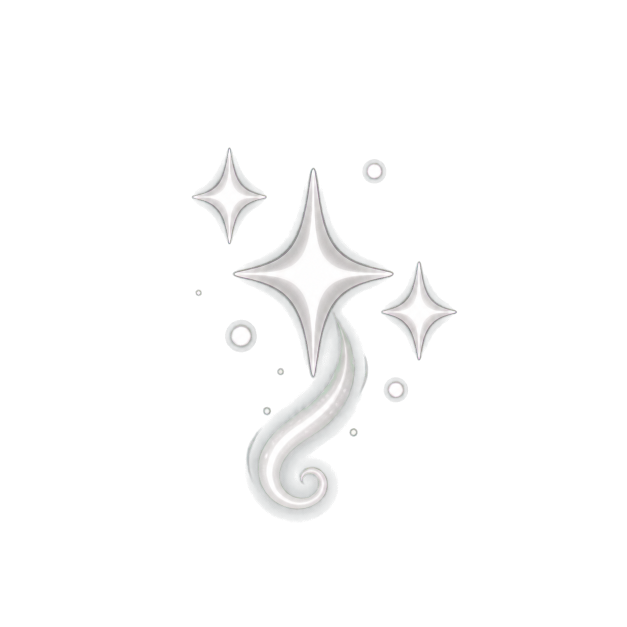
#> input picture art/source/bonus_spark/source_alpha.png, 1254 x 1254 px (shown at 1/2 size)
$ python build_bonus_spark.py
#> lines starting #> are read from the running program, lines starting #| are printed output that depends on the picture
"""Build the review candidate for the eight-frame tintable bonus_spark effect."""

from __future__ import annotations

from pathlib import Path

from PIL import Image, ImageDraw, ImageFont, ImageOps


ROOT = Path(__file__).resolve().parents[2]
SOURCE_DIR = ROOT / "art" / "source" / "bonus_spark"
REVIEW_DIR = ROOT / "art" / "review"
FRAME_SIZE = 256


def load_font(size: int, bold: bool = False) -> ImageFont.FreeTypeFont | ImageFont.ImageFont:
    names = ["arialbd.ttf" if bold else "arial.ttf", "DejaVuSans-Bold.ttf" if bold else "DejaVuSans.ttf"]
    for name in names:
        try:
            return ImageFont.truetype(name, size)
        except OSError:
            pass
    return ImageFont.load_default()


def neutralize(source: Image.Image) -> Image.Image:
    """Force all visible RGB to luminance so runtime accent tinting stays honest."""
    alpha = source.getchannel("A")
    luminance = ImageOps.grayscale(source)
    return Image.merge("RGBA", (luminance, luminance, luminance, alpha))


def visible_crop(source: Image.Image, pad: int = 8) -> Image.Image:
    bbox = source.getchannel("A").point(lambda value: 255 if value > 8 else 0).getbbox()
    if bbox is None:
        raise RuntimeError("source contains no visible pixels")
    left, top, right, bottom = bbox
    return source.crop(
        (
            max(0, left - pad),
            max(0, top - pad),
            min(source.width, right + pad),
            min(source.height, bottom + pad),
        )
    )


def multiply_alpha(image: Image.Image, factor: float) -> Image.Image:
    result = image.copy()
    result.putalpha(result.getchannel("A").point(lambda value: round(value * factor)))
    return result


def render_frame(source: Image.Image, scale: float, opacity: float, angle: float, dx: int, dy: int) -> Image.Image:
    base_width = 120
    width = max(1, round(base_width * scale))
    height = max(1, round(width * source.height / source.width))
    painted = source.resize((width, height), Image.Resampling.LANCZOS)
    painted = painted.rotate(angle, Image.Resampling.BICUBIC, expand=True)
    painted = multiply_alpha(painted, opacity)

    frame = Image.new("RGBA", (FRAME_SIZE, FRAME_SIZE), (0, 0, 0, 0))
    centre_x = 128 + dx
    centre_y = 139 + dy
    frame.alpha_composite(
        painted,
        (round(centre_x - painted.width / 2), round(centre_y - painted.height / 2)),
    )
    return frame


def checkerboard(size: tuple[int, int], square: int = 16) -> Image.Image:
    board = Image.new("RGBA", size, (31, 38, 52, 255))
    draw = ImageDraw.Draw(board)
    for y in range(0, size[1], square):
        for x in range(0, size[0], square):
            if (x // square + y // square) % 2:
                draw.rectangle((x, y, x + square - 1, y + square - 1), fill=(43, 52, 69, 255))
    return board


def build_review(frames: list[Image.Image], output: Path) -> None:
    margin, gap, card, header, footer = 30, 10, 256, 104, 44
    width = margin * 2 + card * 4 + gap * 3
    height = header + card * 2 + gap + footer + margin
    board = Image.new("RGB", (width, height), (18, 23, 34))
    draw = ImageDraw.Draw(board)
    draw.text((margin, 22), "bonus_spark — 8 frame review", font=load_font(28, True), fill=(244, 238, 222))
    draw.text(
        (margin, 61),
        "Roll bonus · luminance-only source for runtime accent tint · 12 fps",
        font=load_font(17),
        fill=(169, 182, 204),
    )

    for index, frame in enumerate(frames):
        col, row = index % 4, index // 4
        x = margin + col * (card + gap)
        y = header + row * (card + gap)
        backing = checkerboard((card, card))
        backing.alpha_composite(frame)
        tile_draw = ImageDraw.Draw(backing)
        tile_draw.rectangle((64, 64, 191, 191), outline=(113, 194, 213, 105), width=1)
        tile_draw.line((0, 64, 255, 64), fill=(209, 147, 121, 95), width=1)
        board.paste(backing.convert("RGB"), (x, y))
        draw.rounded_rectangle((x + 8, y + 8, x + 42, y + 34), radius=7, fill=(13, 17, 25))
        draw.text((x + 18, y + 10), str(index + 1), font=load_font(17, True), fill=(239, 227, 198))

    draw.text(
        (margin, height - footer - 2),
        "Blue square: centre-energy check · coral line: protected top band (review guides only)",
        font=load_font(15),
        fill=(139, 151, 171),
    )
    board.save(output, optimize=True)


def build_gif(frames: list[Image.Image], output: Path) -> None:
    playback = []
    for frame in frames:
        backing = checkerboard((FRAME_SIZE, FRAME_SIZE), 12)
        backing.alpha_composite(frame)
        playback.append(backing.convert("RGB"))
    playback[0].save(
        output,
        save_all=True,
        append_images=playback[1:],
        duration=83,
        loop=0,
        disposal=2,
        optimize=False,
    )


def main() -> None:
    REVIEW_DIR.mkdir(parents=True, exist_ok=True)
    source = neutralize(Image.open(SOURCE_DIR / "source_alpha.png").convert("RGBA"))
#> in neutralize, `luminance = ImageOps.grayscale(source)`:
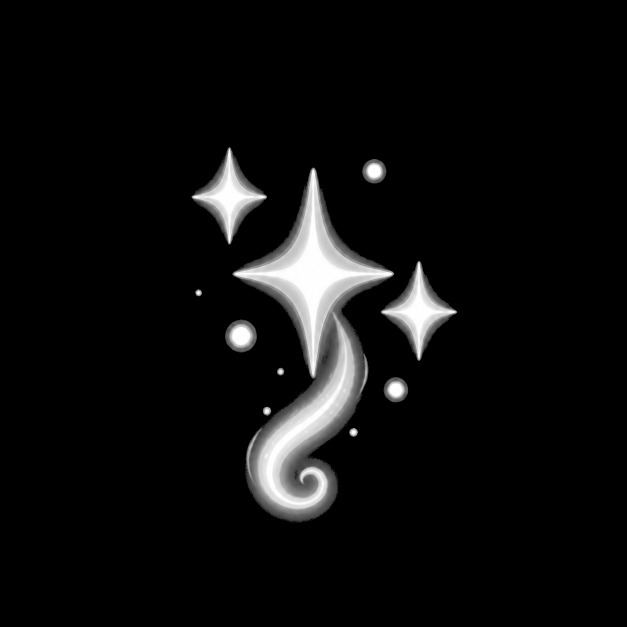
#> luminance: PIL image 1254x1254 L (shown at 1/2 size); min 0, max 255, mean 13.5
#> in neutralize, source is the input picture: PIL image 1254x1254 RGBA; mean R, G, B, A 13.3, 13.6, 13.6, 13.5
    source.save(SOURCE_DIR / "source_neutral.png", optimize=True)
    source = visible_crop(source)
#> in visible_crop, `bbox = source.getchannel("A").point(lambda value: 255 if value > 8 els..`: bbox = (383, 294, 915, 1046)
#> in visible_crop, `left, top, right, bottom = bbox`: left = 383; top = 294; right = 915; bottom = 1046
#> in visible_crop, `return source.crop( ( max(0, left - pad), max(0, top - pad), min(sourc..`:
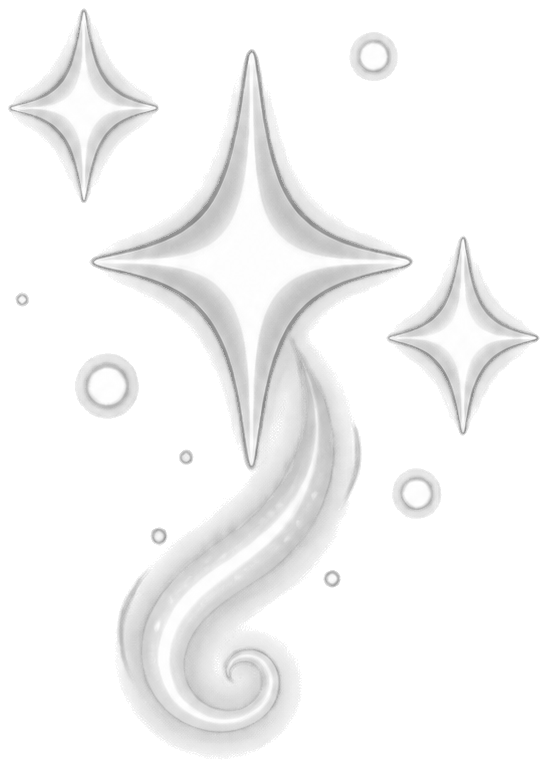
#> returned value: PIL image 548x768 RGBA; mean R, G, B, A 50.4, 50.4, 50.4, 50.5; transparent parts drawn white

    timing = [
        # scale, opacity, rotation, x shift, y shift
        (0.20, 0.56, -7.0, -2, 14),
        (0.44, 0.78, -5.0, -1, 10),
        (0.72, 0.94, -3.0, 0, 6),
        (0.96, 1.00, -1.0, 0, 2),
        (1.00, 1.00, 1.0, 0, -1),
        (0.86, 0.84, 3.0, 1, -5),
        (0.56, 0.64, 5.0, 2, -9),
        (0.20, 0.50, 7.0, 3, -13),
    ]
    frames = [render_frame(source, *values) for values in timing]
#> in render_frame, `frame = Image.new("RGBA", (FRAME_SIZE, FRAME_SIZE), (0, 0, 0, 0))`: frame: PIL image 256x256 RGBA; every value is 0
#> in multiply_alpha (call 7), `result.putalpha(result.getchannel("A").point(lambda value: round(value..`:
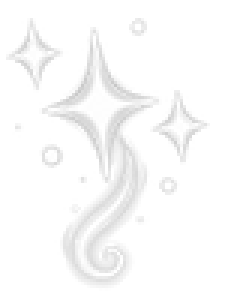
#> result: PIL image 75x100 RGBA (shown 3 times larger); mean R, G, B, A 46.2, 46.2, 46.2, 26.8; transparent parts drawn white
#> frames = 8 items

    sheet = Image.new("RGBA", (FRAME_SIZE * len(frames), FRAME_SIZE), (0, 0, 0, 0))
#> sheet: PIL image 2048x256 RGBA; every value is 0
    for index, frame in enumerate(frames):
        sheet.alpha_composite(frame, (index * FRAME_SIZE, 0))
#> this loop made 8 passes
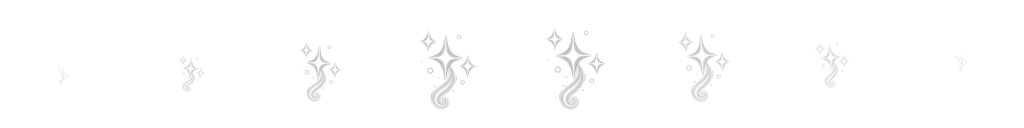
#> sheet: PIL image 2048x256 RGBA (shown at 1/2 size); mean R, G, B, A 7.6, 7.6, 7.6, 6.6; transparent parts drawn white
    sheet.save(SOURCE_DIR / "bonus_spark.sheet.png", optimize=True)

    build_review(frames, REVIEW_DIR / "bonus_spark.png")
#> in build_review, `board = Image.new("RGB", (width, height), (18, 23, 34))`:
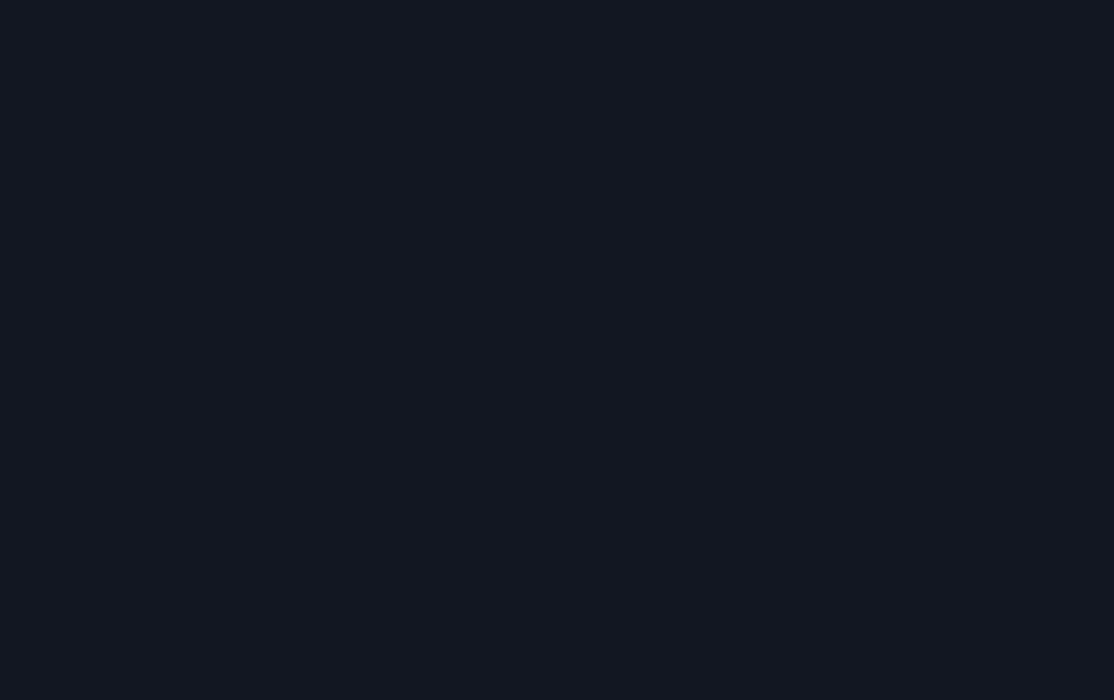
#> board: PIL image 1114x700 RGB; mean R, G, B 18, 23, 34
#> the loop in build_review, `for index, frame in enumerate(frames):` made 8 passes
#> (col, row, x, y) on passes 1 to 8: (0, 0, 30, 104), (1, 0, 296, 104), (2, 0, 562, 104), (3, 0, 828, 104), (0, 1, 30, 370), (1, 1, 296, 370), (2, 1, 562, 370), (3, 1, 828, 370)
#> in build_review, `board.save(output, optimize=True)`:
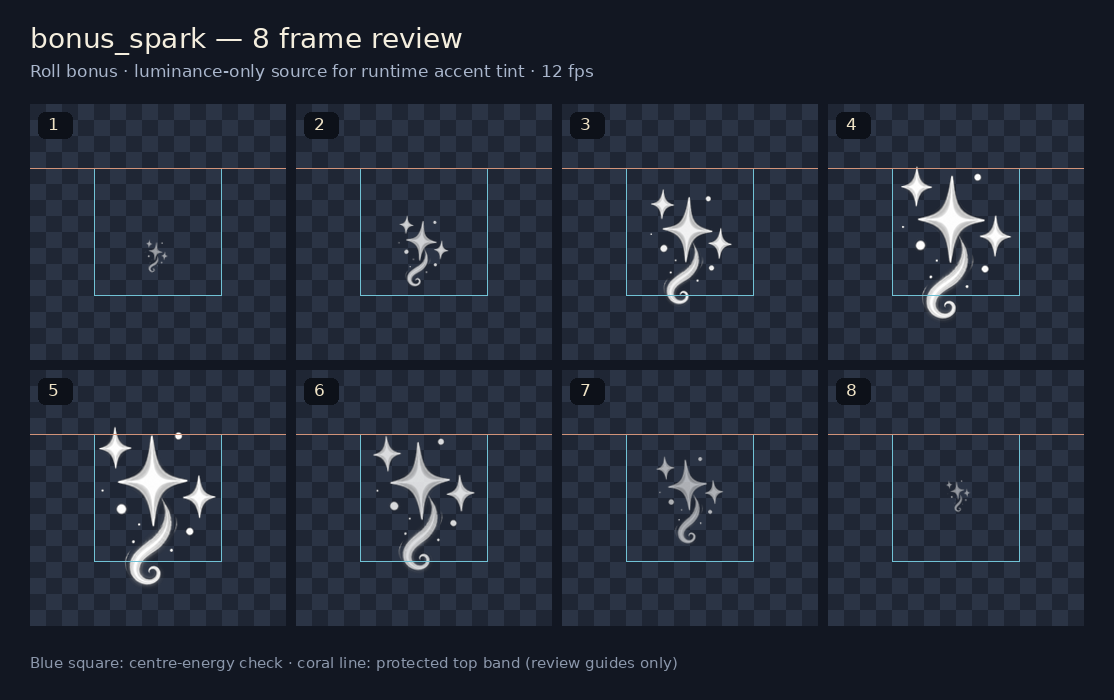
#> saved as bonus_spark.png: PIL image 1114x700 RGB; mean R, G, B 35.5, 42.4, 56
    build_gif(frames, REVIEW_DIR / "bonus_spark.gif")
#> the loop in build_gif, `for frame in frames:` made 8 passes
#> in build_gif, `playback[0].save( output, save_all=True, append_images=playback[1:], d..`:
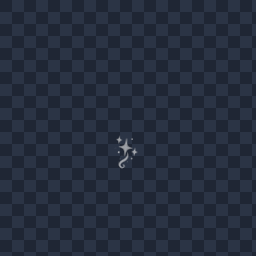
#> saved as bonus_spark.gif: PIL image 256x256 RGB; mean R, G, B 37.2, 45.2, 60.7


if __name__ == "__main__":
    main()
